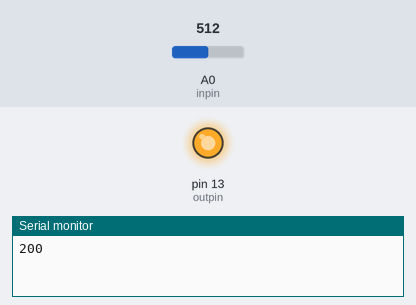
Bench run of a sketch on a simulated Arduino Uno, built with avr-gcc and run on an emulated ATmega328P. Shown: output pins drawn as LEDs (lit = HIGH), the last lines printed to the serial monitor. Inputs (shaded band) come from the test bench; at power-on: A0 (inpin) = 512.

Above: at 5.8 s.
5.9 s: A0 (inpin) set to 122
At 11.2 s:
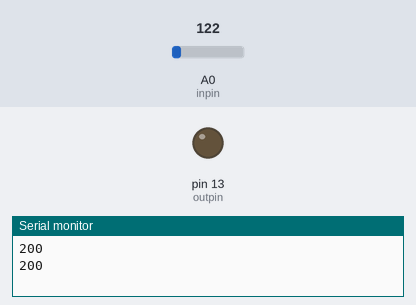
11.9 s: A0 (inpin) set to 145
17.9 s: A0 (inpin) set to 170
At 21.2 s:
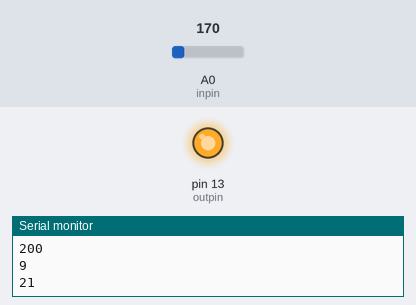
26.5 s: A0 (inpin) set to 0
At 31.2 s:
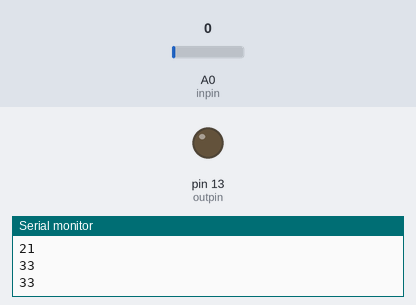
32.5 s: A0 (inpin) set to 306
At 36.2 s:
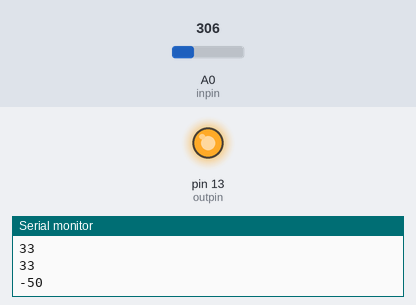
Timing chart, 0 to 37.7 s (numbered marks = the images above; inputs shaded):
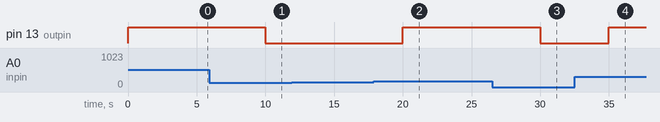

Measured:
- the behaviour switches between 155 and 156 on A0 (inpin) (found by bisection; images 1 and 2)
- after the input at 5.9 s, pin 13 (outpin): HIGH → LOW after 4.1 s
- after the input at 17.9 s, pin 13 (outpin): LOW → HIGH after 2.1 s
- after the input at 26.5 s, pin 13 (outpin): HIGH → LOW after 3.5 s
- after the input at 32.5 s, pin 13 (outpin): LOW → HIGH after 2.5 s

The sketch:

Tempcontrolledcooling.ino
```cpp
int inpin=A0;
int outpin=13;
int val;
int temp;
int cond=25;
void setup() {
pinMode(inpin, INPUT);
pinMode(13, OUTPUT);
Serial.begin(9600);
}

void loop() {
val=analogRead(inpin);
temp=((val/0.204)-500)/10;
  if (temp>cond){
    digitalWrite(outpin, HIGH);}
  delay(5000);
  digitalWrite(outpin, LOW);
  Serial.println(temp);
}
```
